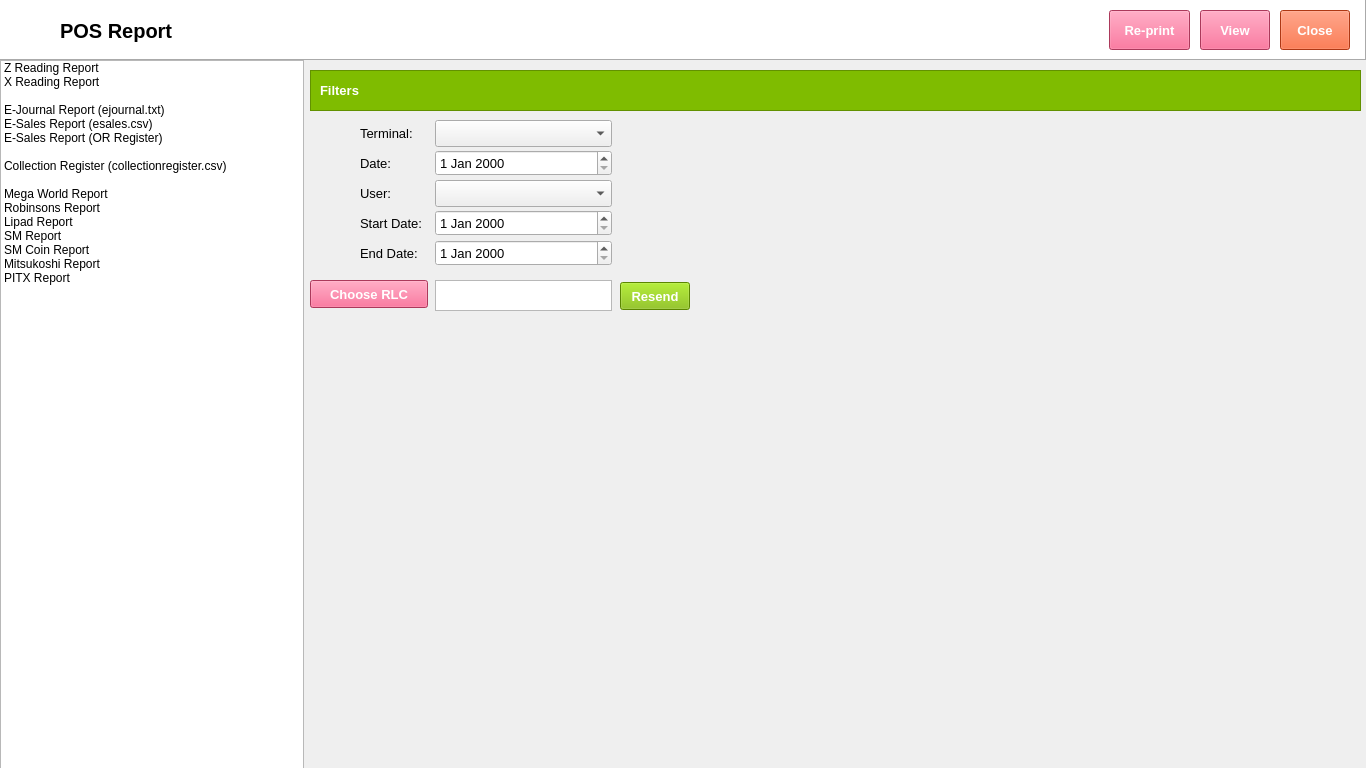
<?xml version="1.0" encoding="UTF-8"?>
<ui version="4.0">
 <class>Form</class>
 <widget class="QWidget" name="Form">
  <property name="geometry">
   <rect>
    <x>0</x>
    <y>0</y>
    <width>1366</width>
    <height>768</height>
   </rect>
  </property>
  <property name="windowTitle">
   <string>Form</string>
  </property>
  <property name="styleSheet">
   <string notr="true"/>
  </property>
  <widget class="QListWidget" name="listWidgetSalesReport">
   <property name="geometry">
    <rect>
     <x>0</x>
     <y>60</y>
     <width>304</width>
     <height>768</height>
    </rect>
   </property>
   <item>
    <property name="text">
     <string>Z Reading Report</string>
    </property>
   </item>
   <item>
    <property name="text">
     <string>X Reading Report</string>
    </property>
   </item>
   <item>
    <property name="text">
     <string/>
    </property>
   </item>
   <item>
    <property name="text">
     <string>E-Journal Report (ejournal.txt)</string>
    </property>
   </item>
   <item>
    <property name="text">
     <string>E-Sales Report (esales.csv)</string>
    </property>
   </item>
   <item>
    <property name="text">
     <string>E-Sales Report (OR Register)
</string>
    </property>
   </item>
   <item>
    <property name="text">
     <string>Collection Register (collectionregister.csv)</string>
    </property>
   </item>
   <item>
    <property name="text">
     <string/>
    </property>
   </item>
   <item>
    <property name="text">
     <string>Mega World Report</string>
    </property>
   </item>
   <item>
    <property name="text">
     <string>Robinsons Report</string>
    </property>
   </item>
   <item>
    <property name="text">
     <string>Lipad Report</string>
    </property>
   </item>
   <item>
    <property name="text">
     <string>SM Report</string>
    </property>
   </item>
   <item>
    <property name="text">
     <string>SM Coin Report</string>
    </property>
   </item>
   <item>
    <property name="text">
     <string>Mitsukoshi Report</string>
    </property>
   </item>
   <item>
    <property name="text">
     <string>PITX Report</string>
    </property>
   </item>
  </widget>
  <widget class="QFrame" name="frame">
   <property name="geometry">
    <rect>
     <x>0</x>
     <y>0</y>
     <width>1366</width>
     <height>60</height>
    </rect>
   </property>
   <property name="autoFillBackground">
    <bool>false</bool>
   </property>
   <property name="styleSheet">
    <string notr="true">background-color: rgb(255, 255, 255);</string>
   </property>
   <property name="frameShape">
    <enum>QFrame::Panel</enum>
   </property>
   <property name="frameShadow">
    <enum>QFrame::Raised</enum>
   </property>
   <widget class="QLabel" name="label">
    <property name="geometry">
     <rect>
      <x>10</x>
      <y>10</y>
      <width>38</width>
      <height>32</height>
     </rect>
    </property>
    <property name="text">
     <string/>
    </property>
    <property name="pixmap">
     <pixmap>../../Documents/GitHub/python-pos/img/Reports.png</pixmap>
    </property>
    <property name="scaledContents">
     <bool>true</bool>
    </property>
   </widget>
   <widget class="QLabel" name="label_2">
    <property name="geometry">
     <rect>
      <x>60</x>
      <y>10</y>
      <width>171</width>
      <height>41</height>
     </rect>
    </property>
    <property name="font">
     <font>
      <family>Segoe UI</family>
      <pointsize>15</pointsize>
      <weight>75</weight>
      <bold>true</bold>
     </font>
    </property>
    <property name="text">
     <string>POS Report</string>
    </property>
    <property name="textFormat">
     <enum>Qt::PlainText</enum>
    </property>
   </widget>
   <widget class="QPushButton" name="pushButtonView">
    <property name="geometry">
     <rect>
      <x>1200</x>
      <y>10</y>
      <width>70</width>
      <height>40</height>
     </rect>
    </property>
    <property name="font">
     <font>
      <family>Segoe UI</family>
      <pointsize>10</pointsize>
      <weight>75</weight>
      <bold>true</bold>
     </font>
    </property>
    <property name="autoFillBackground">
     <bool>false</bool>
    </property>
    <property name="styleSheet">
     <string notr="true">background-color: rgb(240, 80, 128);
color: rgb(255, 255, 255);</string>
    </property>
    <property name="text">
     <string>View</string>
    </property>
   </widget>
   <widget class="QPushButton" name="pushButtonClose">
    <property name="geometry">
     <rect>
      <x>1280</x>
      <y>10</y>
      <width>70</width>
      <height>40</height>
     </rect>
    </property>
    <property name="font">
     <font>
      <family>Segoe UI</family>
      <pointsize>10</pointsize>
      <weight>75</weight>
      <bold>true</bold>
     </font>
    </property>
    <property name="styleSheet">
     <string notr="true">background-color: rgb(243, 79, 28);
color: rgb(255, 255, 255);</string>
    </property>
    <property name="text">
     <string>Close</string>
    </property>
    <property name="flat">
     <bool>false</bool>
    </property>
   </widget>
   <widget class="QPushButton" name="pushButtonReprint">
    <property name="geometry">
     <rect>
      <x>1109</x>
      <y>10</y>
      <width>81</width>
      <height>40</height>
     </rect>
    </property>
    <property name="font">
     <font>
      <family>Segoe UI</family>
      <pointsize>10</pointsize>
      <weight>75</weight>
      <bold>true</bold>
     </font>
    </property>
    <property name="autoFillBackground">
     <bool>false</bool>
    </property>
    <property name="styleSheet">
     <string notr="true">background-color: rgb(240, 80, 128);
color: rgb(255, 255, 255);</string>
    </property>
    <property name="text">
     <string>Re-print</string>
    </property>
   </widget>
  </widget>
  <widget class="QFrame" name="frame_2">
   <property name="geometry">
    <rect>
     <x>310</x>
     <y>70</y>
     <width>1051</width>
     <height>41</height>
    </rect>
   </property>
   <property name="styleSheet">
    <string notr="true">background-color: rgb(127, 188, 0);</string>
   </property>
   <property name="frameShape">
    <enum>QFrame::StyledPanel</enum>
   </property>
   <property name="frameShadow">
    <enum>QFrame::Raised</enum>
   </property>
   <widget class="QLabel" name="label_3">
    <property name="geometry">
     <rect>
      <x>10</x>
      <y>10</y>
      <width>47</width>
      <height>21</height>
     </rect>
    </property>
    <property name="font">
     <font>
      <family>Segoe UI</family>
      <pointsize>10</pointsize>
      <weight>75</weight>
      <bold>true</bold>
     </font>
    </property>
    <property name="styleSheet">
     <string notr="true">color: rgb(255, 255, 255);</string>
    </property>
    <property name="text">
     <string>Filters</string>
    </property>
   </widget>
  </widget>
  <widget class="QDateEdit" name="dateEditStartDate">
   <property name="geometry">
    <rect>
     <x>435</x>
     <y>210</y>
     <width>177</width>
     <height>26</height>
    </rect>
   </property>
   <property name="font">
    <font>
     <family>Segoe UI</family>
     <pointsize>10</pointsize>
    </font>
   </property>
  </widget>
  <widget class="QDateEdit" name="dateEditEndDate">
   <property name="geometry">
    <rect>
     <x>435</x>
     <y>240</y>
     <width>177</width>
     <height>26</height>
    </rect>
   </property>
   <property name="font">
    <font>
     <family>Segoe UI</family>
     <pointsize>10</pointsize>
    </font>
   </property>
  </widget>
  <widget class="QComboBox" name="comboBoxTerminal">
   <property name="geometry">
    <rect>
     <x>435</x>
     <y>120</y>
     <width>177</width>
     <height>27</height>
    </rect>
   </property>
  </widget>
  <widget class="QLabel" name="label_4">
   <property name="geometry">
    <rect>
     <x>360</x>
     <y>210</y>
     <width>61</width>
     <height>26</height>
    </rect>
   </property>
   <property name="font">
    <font>
     <family>Segoe UI</family>
     <pointsize>10</pointsize>
    </font>
   </property>
   <property name="layoutDirection">
    <enum>Qt::RightToLeft</enum>
   </property>
   <property name="text">
    <string>Start Date:</string>
   </property>
  </widget>
  <widget class="QLabel" name="label_5">
   <property name="geometry">
    <rect>
     <x>360</x>
     <y>240</y>
     <width>61</width>
     <height>26</height>
    </rect>
   </property>
   <property name="font">
    <font>
     <family>Segoe UI</family>
     <pointsize>10</pointsize>
    </font>
   </property>
   <property name="layoutDirection">
    <enum>Qt::RightToLeft</enum>
   </property>
   <property name="text">
    <string>End Date:</string>
   </property>
  </widget>
  <widget class="QLabel" name="label_13">
   <property name="geometry">
    <rect>
     <x>360</x>
     <y>120</y>
     <width>81</width>
     <height>26</height>
    </rect>
   </property>
   <property name="font">
    <font>
     <family>Segoe UI</family>
     <pointsize>10</pointsize>
    </font>
   </property>
   <property name="layoutDirection">
    <enum>Qt::RightToLeft</enum>
   </property>
   <property name="text">
    <string>Terminal:</string>
   </property>
  </widget>
  <widget class="QDateEdit" name="dateEditDate">
   <property name="geometry">
    <rect>
     <x>435</x>
     <y>150</y>
     <width>177</width>
     <height>26</height>
    </rect>
   </property>
   <property name="font">
    <font>
     <family>Segoe UI</family>
     <pointsize>10</pointsize>
    </font>
   </property>
  </widget>
  <widget class="QLabel" name="label_14">
   <property name="geometry">
    <rect>
     <x>360</x>
     <y>150</y>
     <width>81</width>
     <height>26</height>
    </rect>
   </property>
   <property name="font">
    <font>
     <family>Segoe UI</family>
     <pointsize>10</pointsize>
    </font>
   </property>
   <property name="layoutDirection">
    <enum>Qt::RightToLeft</enum>
   </property>
   <property name="text">
    <string>Date:</string>
   </property>
  </widget>
  <widget class="QComboBox" name="comboBoxUser">
   <property name="geometry">
    <rect>
     <x>435</x>
     <y>180</y>
     <width>177</width>
     <height>27</height>
    </rect>
   </property>
  </widget>
  <widget class="QLabel" name="label_15">
   <property name="geometry">
    <rect>
     <x>360</x>
     <y>180</y>
     <width>81</width>
     <height>26</height>
    </rect>
   </property>
   <property name="font">
    <font>
     <family>Segoe UI</family>
     <pointsize>10</pointsize>
    </font>
   </property>
   <property name="layoutDirection">
    <enum>Qt::RightToLeft</enum>
   </property>
   <property name="text">
    <string>User:</string>
   </property>
  </widget>
  <widget class="QPushButton" name="pushButtonChooseRLC">
   <property name="geometry">
    <rect>
     <x>310</x>
     <y>280</y>
     <width>118</width>
     <height>28</height>
    </rect>
   </property>
   <property name="font">
    <font>
     <family>Segoe UI</family>
     <pointsize>10</pointsize>
     <weight>75</weight>
     <bold>true</bold>
    </font>
   </property>
   <property name="styleSheet">
    <string notr="true">background-color: rgb(240, 80, 128);
color: rgb(255, 255, 255);</string>
   </property>
   <property name="text">
    <string>Choose RLC</string>
   </property>
  </widget>
  <widget class="QTextEdit" name="textEditRLCFilePath">
   <property name="geometry">
    <rect>
     <x>435</x>
     <y>280</y>
     <width>177</width>
     <height>31</height>
    </rect>
   </property>
   <property name="readOnly">
    <bool>true</bool>
   </property>
  </widget>
  <widget class="QPushButton" name="pushButtonResend">
   <property name="geometry">
    <rect>
     <x>620</x>
     <y>282</y>
     <width>70</width>
     <height>28</height>
    </rect>
   </property>
   <property name="font">
    <font>
     <family>Segoe UI</family>
     <pointsize>10</pointsize>
     <weight>75</weight>
     <bold>true</bold>
    </font>
   </property>
   <property name="styleSheet">
    <string notr="true">background-color: rgb(127, 188, 0);
color: rgb(255, 255, 255);</string>
   </property>
   <property name="text">
    <string>Resend</string>
   </property>
  </widget>
 </widget>
 <resources/>
 <connections/>
</ui>
